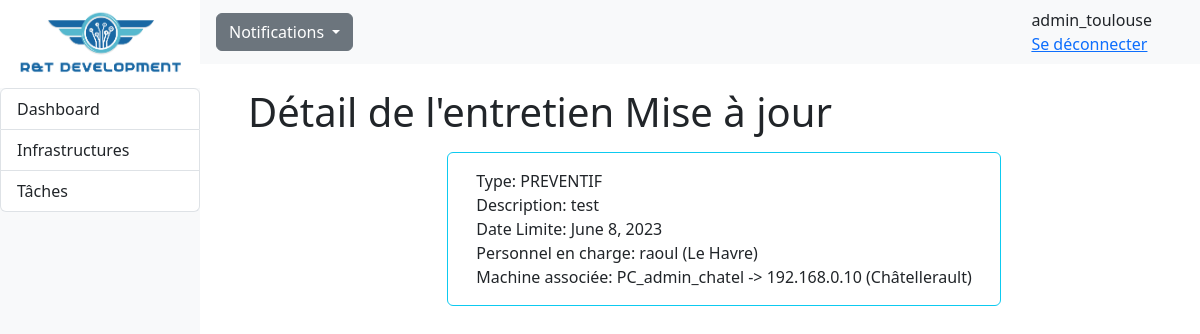
The app's page /RT_app/admin/entretien-14 (signed in) with its own data.
### RT_app/models.py (models this page shows, shortened)
class Personnel(AbstractUser):
    id = models.AutoField(primary_key=True,editable=False)
    is_staff = models.BooleanField(default=False)
    id_infrastructure = models.ForeignKey('Infrastructure', on_delete=models.CASCADE, null=True, default=None)
    def __str__ (self):
        return f"{self.username} ({self.id_infrastructure})"

class Entretien(models.Model):
    TYPE_CHOICES = [
        ('PREVENTIF', 'Préventif'),
        ('CORRECTIF', 'Correctif'),
        ('AMELIORATION', 'Amélioration'),
        ('MISE A JOUR', 'Mise à jour'),
        ('REPARATION', 'Réparation'),
        ('AUTRE', 'Autre')
    ]
    id = models.AutoField(primary_key=True,editable=False)
    nom = models.CharField(max_length=50, default="Mise à jour")
    type = models.CharField(max_length=15, choices=TYPE_CHOICES, default='PREVENTIF')
    description = models.TextField()
    date = models.DateField(default=datetime.now().strftime("%Y-%m-%d"))
    id_personnel = models.ForeignKey('Personnel', on_delete=models.CASCADE)
    id_machine  = models.ForeignKey('Machine', on_delete=models.CASCADE)
    etat = models.BooleanField(default=False)

class Infrastructure(models.Model):
    id = models.AutoField(primary_key=True,editable=False)
    nom = models.CharField(max_length=40)
    id_personnel = models.ForeignKey(Personnel, on_delete=models.CASCADE)
    pays = models.CharField(max_length=30)
    ville = models.CharField(max_length=64)
    coordonnees = models.CharField(null=True, blank=True ,max_length=18, validators=[RegexValidator(r'^[-+]?([1-8]?\d(\.\d+)?|90(\.0+)?)\s*[-+]?([1-9]?\d(\.\d+)?|1[0-7]\d(\.\d+)?|180(\.0+)?)$')])
    ip_reseau = models.CharField(max_length=15, default="192.168.0.0", validators=[RegexValidator(r'^((25[0-5]|(2[0-4]|1\d|[1-9]|)\d)\.?\b){4}$')])
    masque = models.CharField(max_length=15, default="255.255.255.0", validators=[RegexValidator(r'^(?:128|192|224|240|248|252|254|255)\.(?:0|128|192|224|240|248|252|254|255)\.(?:0|128|192|224|240|248|252|254|255)\.(?:0|128|192|224|240|248|252|254|255)$')])
    def __str__ (self):
        return f"{self.nom}"

class Machine(models.Model):
    TYPE = (
        ('PC', 'PC - OS windows'),
        ('Mac', ('Mac - OS MacOS')),
        ('Serveur', ('Serveur - OS Debian')),
        ('Autre', ('Autre type de machine')),
    )
    id = models.AutoField(primary_key=True,editable=False)
    nom = models.CharField(max_length=30, default="PC")
    ip = models.CharField(max_length=15, default="172.0.0.1", validators=[RegexValidator(r'^((25[0-5]|(2[0-4]|1\d|[1-9]|)\d)\.?\b){4}$')])
    etat = models.BooleanField(default=True)
    id_infrastructure = models.ForeignKey('Infrastructure', on_delete=models.CASCADE)
    type_machine = models.CharField(max_length=32, choices=TYPE, default='PC')
    def __str__ (self):
        return f"{self.nom} -> {self.ip} ({self.id_infrastructure})"

### RT_app/views.py (the view)
# urls.py: path('admin/entretien-<pk>',views.entretien_detail_view ,name='entretien-detail'),
@login_required
def entretien_detail_view(request, pk):
    entretien_seul = get_object_or_404(Entretien, id=pk)
    context = {
        'entretien': entretien_seul,
        'entretien_a_faire': entretien_a_faire
    }
    return render(request, 'admin/entretien_detail.html', context)

### RT_app/templates/admin/entretien_detail.html
{% extends "dashboard.html" %}
{% block content %}
{% load static %}
<div class="mt-4 ms-5">
    <div class="row row-cols-lg-auto pe-4 align-items-center justify-content-between">
        <h1>Détail de l'entretien {{entretien.nom}}</h1>
    </div>
        <div class="row gap-3 justify-content-evenly">
            <div class="card border-info mt-2 col-auto">
                <div class="card-body">
                    <div class="card-text w-auto">Type: {{ entretien.type }}</div>
                    <div class="card-text w-auto">Description: {{ entretien.description }}</div>
                    <div class="card-text w-auto">Date Limite: {{ entretien.date }}</div>
                    <div class="card-text w-auto">Personnel en charge: {{ entretien.id_personnel }}</div>
                    <div class="card-text w-auto">Machine associée: {{ entretien.id_machine }}</div>
                </div>
            </div>
        </div>
</div>
{% endblock %}

### RT_app/templates/admin/dashboard.html (shortened to what this page needs)
<!DOCTYPE html>
<html lang="en">
<head>
    {% load static %}
    <link rel="stylesheet" href="{% static 'css/styles.css' %}">
    <link href="https://cdn.jsdelivr.net/npm/bootstrap@5.3.0-alpha3/dist/css/bootstrap.min.css" rel="stylesheet">
</head>
<body>
    {% block menu %}
    <div class="container-fluid row g-0">
        <div class="bg-light col-2" id="sidebar">
          <nav class="navbar col d-flex align-items-center vh-100">
                <div class="fixed-top col-2">
                    <a href="{% url 'dashboard' %}"><img class="img-fluid" src="{% static 'img/rtdev.png' %}"/></a>
                    <div class="">
                        <ul class="list-group border-0">
                            <li class="list-group-item"> <a class="nav-link" href="{% url 'dashboard' %}">Dashboard</a></li>
                            <li class="list-group-item"> <a class="nav-link" href="{% url 'infra' %}">Infrastructures</a></li>
                            <li class="list-group-item"> <a class="nav-link" href="{% url 'taches' %}">Tâches</a></li>
                        </ul>
                    </div>
                </div>
            </nav>
        </div>
        <div class="col" id="main-content">
            <div>
                <nav class="navbar navbar-top bg-light row d-flex" id="main-navbar">
                    <div class="container-fluid">
                        <div class="nav-item dropdown ms-3 z-2">
                            <a class="btn btn-secondary dropdown-toggle" href="#" role="button" data-bs-toggle="dropdown" aria-expanded="false">
                              Notifications
                            </a>
                        </div>
                        <div class="nav-item">
                            <div class="nav-item d-flex me-5">
                                <span>{{user.username}}</span>
                            </div>
                            {% if user.is_authenticated%}
                                <div class="nav-item pe-3">
                                    <a href="{% url 'logout' %}">Se déconnecter</a>
                                </div>
                            {% endif %}
                        </div>
                    </div>
                  </nav>
            </div>
        {% endblock %}
        {% block content %}{% endblock %}
        </div>
    </div>
</body>
</html>

### RT_app/static/css/styles.css (style rules this page uses)
body { font-family: 'Segoe UI', Tahoma, Geneva, Verdana, sans-serif; }

### records on screen
Personnel: username "admin_toulouse"
Entretien: nom "Mise à jour", type "PREVENTIF", description "test", date "June 8, 2023", id_personnel "raoul (Le Havre)", id_machine "PC_admin_chatel -> 192.168.0.10 (Châtellerault)"
